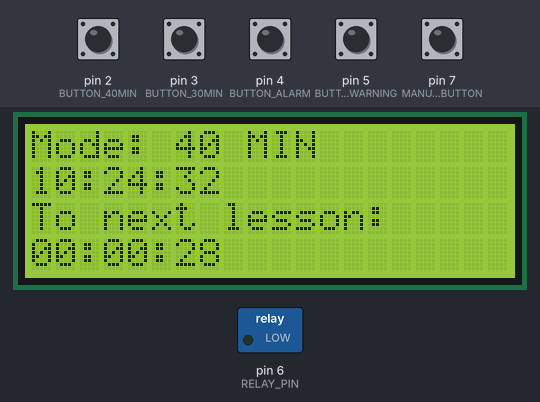
A sketch run on a simulated Arduino Uno, built with avr-gcc and run on an emulated ATmega328P. Shown: 20×4 character LCD, switched loads named in the sketch (green lamp = pin HIGH). Inputs (shaded band) come from the test bench; at power-on: pin 2 (BUTTON_40MIN), pin 3 (BUTTON_30MIN), pin 4 (BUTTON_ALARM), pin 5 (BUTTON_WARNING), pin 7 (MANUAL_BUTTON) HIGH. The local clock reads 2024-03-15 10:24:30 at power-on unless the sketch sets it; what the sketch prints to the serial monitor is not drawn.

Above: at 2.2 s.
2.3 s: pin 5 (BUTTON_WARNING) pulled LOW for 0.15 s
At 3.6 s:
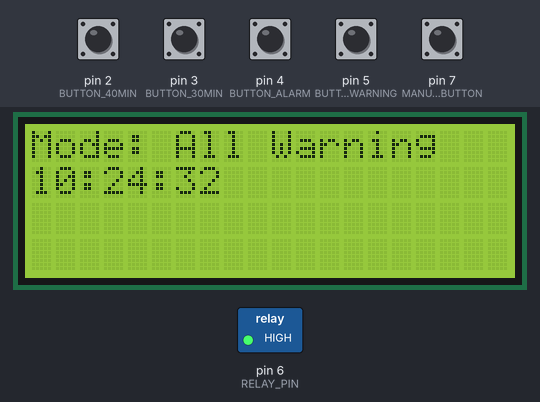
At 6.6 s:
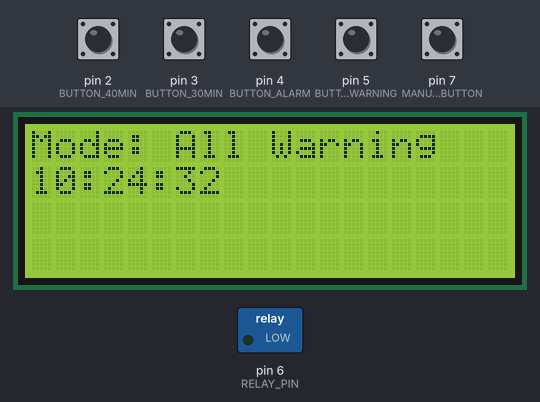
Timing chart, 0 to 11.9 s (numbered marks = the images above; inputs shaded):
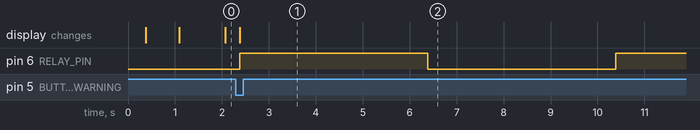

Measured:
- after the input at 2.3 s, pin 6 (RELAY_PIN): LOW → HIGH after 0.09 s, → LOW 4.0 s later, → HIGH 4.0 s later; the display: changes after 0.09 s (image 1)

The sketch:

V1.ino
```cpp
#include <iarduino_RTC.h>
#include <Wire.h>
#include <LiquidCrystal_I2C.h>
#include <SPI.h>
iarduino_RTC time(RTC_DS3231);
LiquidCrystal_I2C lcd(0x27,20,4);

int min40Mode[20][3] = {
  {8, 0, 0},  {8, 40, 0},  {8, 50, 0},  {9, 30, 0},  {9, 45, 0},  {10, 25, 0},  {10, 40, 0},  {11, 20, 0},  {11, 35, 0},  {12, 15, 0},  {12, 25, 0},  {13, 5, 0},  {13, 15, 0},  {13, 55, 0},  {14, 5, 0},  {14, 45, 0},  {14, 55, 0},  {15, 35, 0},  {15, 45, 0},  {16, 25, 0}
};
int min30Mode[12][3] = {
  {8, 0, 0}, {8, 30, 0}, {8, 40, 0}, {9, 10, 0}, {9, 20, 0}, {9, 50, 0}, {10, 0, 0}, {10, 30, 0}, {10, 40, 0}, {11, 10, 0}, {11, 20, 0}, {11, 50, 0}
};
byte RELAY_PIN = 6;
byte BUTTON_40MIN = 2;
byte BUTTON_30MIN = 3;
byte BUTTON_ALARM = 4;
byte BUTTON_WARNING = 5;
byte MANUAL_BUTTON = 7;
byte state = 0;
byte state1 = 0;
byte stateWhithMode = 0;
byte default_delay = 4;
long last_seconds;

void setup(){

    lcd.init();
    lcd.backlight();
    lcd.setCursor(0,0);
    lcd.print("Load...");
    delay(300);
    pinMode(BUTTON_40MIN, INPUT_PULLUP);
    pinMode(BUTTON_30MIN, INPUT_PULLUP);
    pinMode(BUTTON_ALARM, INPUT_PULLUP);
    pinMode(BUTTON_WARNING, INPUT_PULLUP);
    pinMode(MANUAL_BUTTON, INPUT_PULLUP);
    Serial.begin(9600);
    time.begin();
    lcd.clear();
    pinMode(RELAY_PIN, OUTPUT);
    TIME_MODE_WHITH_40_MIN();

}

void loop(){
    if(state == 20){
      state = 0;
    }
    if(state1 == 12){
      state1 = 0;
    }
    time.gettime();
    BUTTON_MODE_SWITCH();
    LCD_MODE_OUT();
    LCD_TIME_PRINT();
    LCD_LESSON_TIME_COUNTER();
    MANUAL_MODE();
    if(time.weekday != 0){
      switch(stateWhithMode){ // if weekday sunday a program ignore all instruction`s

        case 0: // 40 minutes lesson
            if(time.Hours == min40Mode[state][0] && time.minutes == min40Mode[state][1] && time.seconds == min40Mode[state][2]){
              RELAY_ON_OFF();
              state++;
            }
        break;

        case 1: // 30 minutes lesson
            if(time.Hours == min30Mode[state1][0] && time.minutes == min30Mode[state1][1] && time.seconds == min30Mode[state1][2]){
              RELAY_ON_OFF();
              state1++;
            }
        break;

        case 2: // Warning All Mode
          RELAY_ON_OFF();
          RELAY_ON_OFF();
          RELAY_ON_OFF();
          stateWhithMode = 0;
        break;

        case 3: // Alarm (FIRE) Mode
          digitalWrite(RELAY_PIN, HIGH);
        break;

      }
    }
    last_seconds = time.seconds;
}

void RELAY_ON_OFF(){
  digitalWrite(RELAY_PIN, HIGH);
  delay(default_delay * 1000);
  digitalWrite(RELAY_PIN, LOW);
  delay(default_delay * 1000);
}
void LCD_MODE_OUT(){
  lcd.setCursor(0,0);
    lcd.print("Mode: ");
    switch(stateWhithMode){
      case 0:
        lcd.print("40 MIN");
        lcd.print("     ");
      break;
      case 1:
        lcd.print("30 MIN");
        lcd.print("     ");
      break;
      case 2:
        lcd.print("All Warning");
      break;
      case 3:
        lcd.print("FIRE");
        lcd.print("       ");
      break;
    }
}
void LCD_LESSON_TIME_COUNTER(){
  lcd.setCursor(0, 2);
  int temp1;
  int temp2;
  int temp3;
  if(stateWhithMode == 0){
    temp1 = min40Mode[state][0] - time.Hours ;
    temp2 = min40Mode[state][1] - time.minutes;
    temp3 = min40Mode[state][2] - time.seconds;
  }
  if(stateWhithMode == 1){
    temp1 = min30Mode[state][0] - time.Hours ;
    temp2 = min30Mode[state][1] - time.minutes;
    temp3 = min30Mode[state][2] - time.seconds;
  }
  if(temp3 < 0){
    temp3 = temp3 + 60;
    temp2 = temp2 - 1;
  }
  if(temp2 < 0){
    temp2 = temp2 + 60;
    temp1 = temp1 - 1;
  }
  if(temp1 < 0){
    temp1 = temp1 + 24;
  }
  if(stateWhithMode == 0 || stateWhithMode == 1){
    lcd.print("To next lesson:");
    lcd.setCursor(0, 3);
    LCD_TIME_OUT(temp1);
    lcd.print(":");
    LCD_TIME_OUT(temp2);
    lcd.print(":");
    LCD_TIME_OUT(temp3);
  } else {
    lcd.print("                    ");
    lcd.setCursor(0, 3);
    lcd.print("                    ");
  }
}
void LCD_TIME_PRINT(){
    lcd.setCursor(0, 1);
    LCD_TIME_OUT(time.Hours);
    lcd.print(":");
    LCD_TIME_OUT(time.minutes);
    lcd.print(":");
    LCD_TIME_OUT(time.seconds);
}
void BUTTON_MODE_SWITCH(){
  if(digitalRead(BUTTON_40MIN) != 1){
    stateWhithMode = 0;
    TIME_MODE_WHITH_40_MIN();
  }
  if(digitalRead(BUTTON_30MIN) != 1){
    stateWhithMode = 1;
    TIME_MODE_WHITH_30_MIN();
  }
  if(digitalRead(BUTTON_ALARM) != 1){
    stateWhithMode = 3;
  }
  if(digitalRead(BUTTON_WARNING) != 1){
    stateWhithMode = 2;
  }
}
void MANUAL_MODE(){
  if(digitalRead(MANUAL_BUTTON) != 1){
    RELAY_ON_OFF();
  }
}

void TIME_MODE_WHITH_40_MIN(){
  time.begin();
  Serial.print(time.Hours);
  Serial.print(":");
  Serial.print(time.minutes);
  Serial.print(":");
  Serial.print(time.seconds);
  long realtime = TIME_CONVERTER(time.Hours, time.minutes, time.seconds);
  long temptime;
  Serial.print(realtime);
  Serial.println(" - realtime");
  for(byte i = 19;i >= 0; i--){
    temptime = TIME_CONVERTER(min40Mode[i][0], min40Mode[i][1], min40Mode[i][2]);
    Serial.print(realtime);
    Serial.println(" - realtime");
    Serial.print(temptime);
    Serial.println(" - temptime");
    if(temptime > realtime){
      Serial.println("TRUE");
    } else {
     Serial.println("FALSE");
     state = i + 1;
     break;
    }
  }
}
void TIME_MODE_WHITH_30_MIN(){
  time.begin();
  Serial.print(time.Hours);
  Serial.print(":");
  Serial.print(time.minutes);
  Serial.print(":");
  Serial.print(time.seconds);
  long realtime = TIME_CONVERTER(time.Hours, time.minutes, time.seconds);
  long temptime;
  Serial.print(realtime);
  Serial.println(" - realtime");
  for(byte i = 11;i >= 0; i--){
    temptime = TIME_CONVERTER(min30Mode[i][0], min30Mode[i][1], min30Mode[i][2]);
    Serial.print(realtime);
    Serial.println(" - realtime");
    Serial.print(temptime);
    Serial.println(" - temptime");
    if(temptime > realtime){
      Serial.println("TRUE");
    } else {
     Serial.println("FALSE");
     state1 = i + 1;
     break;
    }
  }
}
long TIME_CONVERTER(int val1, int val2, int val3){
  long result;
  long temp_val1 = (long)val1;
  long temp_val2 = (long)val2;
  long temp_val3 = (long)val3;
  result = temp_val1 * 3600;
  result = result + temp_val2 * 60;
  result = result + temp_val3;
  return result;
}
void LCD_TIME_OUT(int time_val){
  switch(time_val){
    case 0:
      lcd.print("00");
    break;
    case 1:
      lcd.print("01");
    break;
    case 2:
      lcd.print("02");
    break;
    case 3:
      lcd.print("03");
    break;
    case 4:
      lcd.print("04");
    break;
    case 5:
      lcd.print("05");
    break;
    case 6:
      lcd.print("06");
    break;
    case 7:
      lcd.print("07");
    break;
    case 8:
      lcd.print("08");
    break;
    case 9:
      lcd.print("09");
    break;
    default:
      lcd.print(time_val);
  }
}
```
